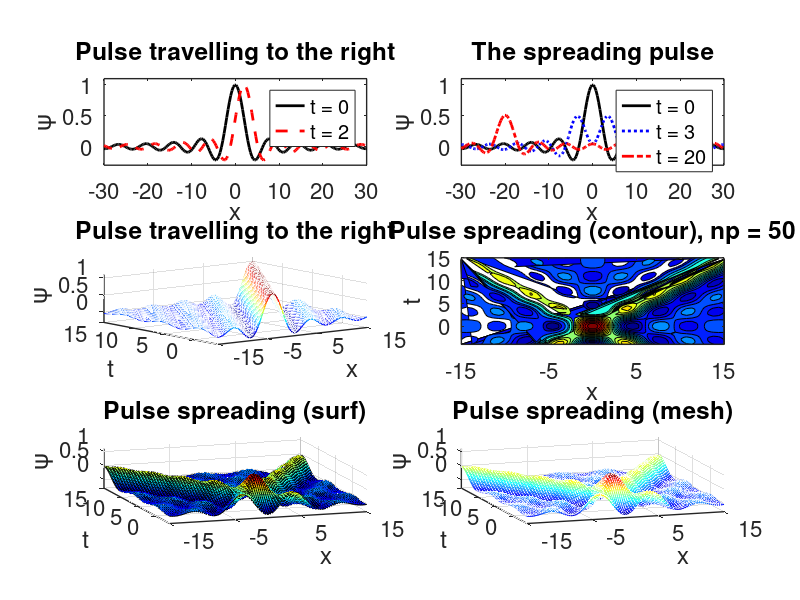

This chart was generated by the following MATLAB code:
% waveequationandpulses.m
% Plots in 3D, contour, mesh, surf, and moving and spreading waves.

figure('Units','centimeters','Position',[0 0 23 30]);

% Right moving pulse
subplot(3,2,1);

ct = 0.;
x = linspace(-30,30,200);
psi = sin(x-ct) ./ (x-ct);
plot(x,psi,'-k','linewidth',2);

% annotate
title('Pulse travelling to the right');
set(gca,'fontsize',16,'linewidth',1);
xticks(-30:10:30);
yticks(-0.5:0.5:1.0);
xlim([-30 30]);
ylim([-0.3 1.1]);
xlabel('x');
ylabel('\psi');


hold on
ct = 2.;
psi2 = sin(x-ct) ./ (x-ct);
plot(x,psi2,'--r','linewidth',2);
legend('t = 0','t = 2');



% The spreading pulse
subplot(3,2,2);
ct = 0.;
psi = 0.5 * sin(x-ct) ./ (x-ct) + 0.5 * sin(x+ct) ./ (x+ct);
plot(x,psi,'-k','linewidth',2);

hold on

ct = 3.;
psi2 = 0.5 * sin(x-ct) ./ (x-ct) + 0.5 * sin(x+ct) ./ (x+ct);
plot(x,psi2,':b','linewidth',2);

hold on 

ct = 20.;
psi4 = 0.5 * sin(x-ct) ./ (x-ct) + 0.5 * sin(x+ct) ./ (x+ct);
plot(x,psi4,'-.r','linewidth',2);

legend('t = 0','t = 3','t = 20');

% annotate
title('The spreading pulse');
set(gca,'fontsize',16,'linewidth',1);
xticks(-30:10:30);
yticks(-0.5:0.5:1.0);
xlim([-30 30]);
ylim([-0.3 1.1]);
xlabel('x');
ylabel('\psi');

% The right travelling pulse in 3D
subplot(3,2,3);
np = 101;
tt = linspace(-4.,15.,np);
xx = linspace(-15.,15.,np);
[x,t] = meshgrid(xx,tt);

psi = sin(x-t) ./ (x-t);
mesh(x,t,psi);

% Colours and annotations
colormap('jet');
title('Pulse travelling to the right');
set(gca,'fontsize',16,'linewidth',1);
xticks(-15:10:15.); yticks(0.:5.:15.); zticks(-0.5:0.5:1.0);
xlim([-15 15]); ylim([-4 15]); zlim([-0.3 1.1]);
xlabel('x'); ylabel('t'); zlabel('\psi');
%view([-1 -3 3]);

% Contour Plots
subplot(3,2,4);
np = 50;
tt = linspace(-4.,15.,np);
xx = linspace(-15.,15.,np);
[x,t] = meshgrid(xx,tt);

psi = 0.5 * sin(x-t) ./ (x-t) + 0.5 * sin(x+t) ./ (x+t);
contourf(x,t,psi,20);

% Colours and annotations
colormap('jet');
title(['Pulse spreading (contour), np = ' num2str(np)]);
set(gca,'fontsize',16,'linewidth',1);
xticks(-15:10:15.); yticks(0.:5.:15.); zticks(-0.5:0.5:1.0);
xlim([-15 15]); ylim([-4 15]); zlim([-0.3 1.1]);
xlabel('x'); ylabel('t'); zlabel('\psi');

% 3D plot of the spreading pulse (surf) 
subplot(3,2,5);
np = 101;
tt = linspace(-4.,15.,np);
xx = linspace(-15.,15.,np);
[x,t] = meshgrid(xx,tt);

psi = 0.5 * sin(x-t) ./ (x-t) + 0.5 * sin(x+t) ./ (x+t);

surf(x,t,psi);

% Colours and annotations
colormap('jet');
title('Pulse spreading (surf)');
set(gca,'fontsize',16,'linewidth',1);
xticks(-15:10:15.); yticks(0.:5.:15.); zticks(-0.5:0.5:1.0);
xlim([-15 15]); ylim([-4 15]); zlim([-0.3 1.1]);
xlabel('x'); ylabel('t'); zlabel('\psi');
view([-1 -3 3]);

% 3D plot of the spreading pulse (mesh)
subplot(3,2,6);

mesh(x,t,psi);

% Colours and annotations
colormap('jet');
title('Pulse spreading (mesh)');
set(gca,'fontsize',16,'linewidth',1);
xticks(-15:10:15.); yticks(0.:5.:15.); zticks(-0.5:0.5:1.0);
xlim([-15 15]); ylim([-4 15]); zlim([-0.3 1.1]);
xlabel('x'); ylabel('t'); zlabel('\psi');
view([-1 -3 3]);

print('waveequation.png','-dpng','-r600');



